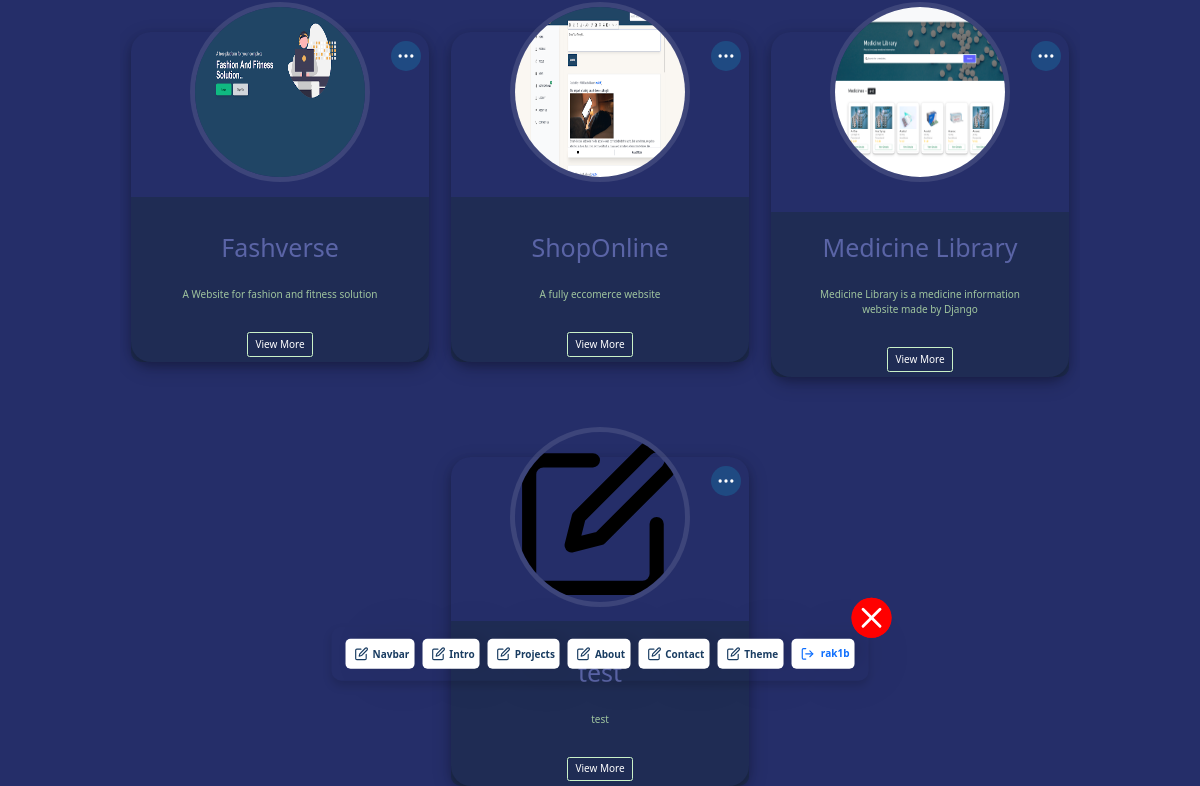
/edit/my/ (signed in, lower part), run on an earlier commit of the app's database.
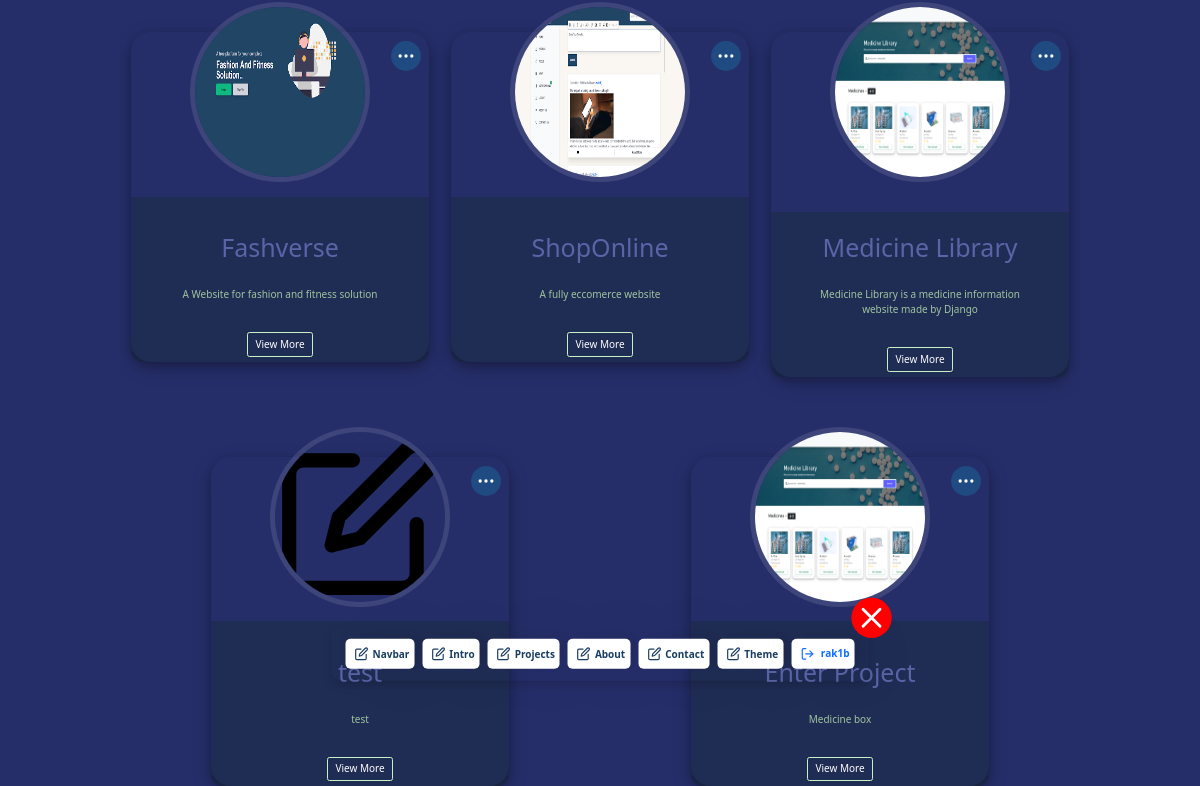
And on a later commit of the database.
### EditPortfolio/models.py (models this page shows)
class projectsModel(models.Model):
    user = models.ForeignKey(User,on_delete=models.CASCADE)
    title = models.CharField(max_length=250)
    short_description = models.CharField(max_length=250)
    full_description = FroalaField()
    image = models.ImageField(upload_to ='projects/')
    created = models.DateTimeField(auto_now_add=True)

### EditPortfolio/views.py (the view)
# urls.py: path("",editView,name="edit"),
def editView(request):
    hero_contents = heroModel.objects.filter(username=request.user).first()
    hero_contents_default = heroModel.objects.filter(
        username="default").first()
    theme = Theme.objects.filter(user=request.user.id).first()
    form = editorForm
    if request.user.is_authenticated:
        pmodel = projectsModel.objects.filter(user = request.user)
    else:
        pmodel = ''
    if hero_contents is not None:
        data = {
            "check": 1,
            'before_name': hero_contents.before_name,
            'name': hero_contents.fullname,
            'before_description': hero_contents.before_description,
            'description': hero_contents.description,
        }
    else:
        data = {
            "check": 0,
            'before_name': hero_contents_default.before_name,
            'name': hero_contents_default.fullname,
            'before_description': hero_contents_default.before_description,
            'description': hero_contents_default.description,
        }
    return render(request, "edit/editpage.html", context={
        'data': data,
        'form':form,
        'projects' : pmodel,
        'theme':theme
    })

### templates/edit/editpage.html (shortened to what this page needs)
{% extends "base.html" %}
 {% load static %}
 {% block css %}
<link rel="stylesheet" href="{% static 'css/navbar.css' %}" type="text/css" />
<link
  rel="stylesheet"
  href="{% static 'css/edit/edit.css' %}"
  type="text/css"
/>
{% endblock %}
  {% block content %}
  <div class="background_full">
  {% if user.is_authenticated %}
     {% include "edit/editBar.html" %}
     {% include "projects/projects_container.html" with form=form %}
  </div>
  {% else %}
  {% include "auth/signup.html" %}
  {% endif %}
{% endblock %}

### templates/projects/project.html (shortened to what this page needs)
{%load static%}
<div
  class="card__container position-relative project"
  id="project_{{project.id}}"
>
  <div id="more_{{project.id}}" onclick="openMore('{{project.id}}')" class="">
  </div>
  <div class="position-absolute its_back"></div>
  <div class="card__image">
    <img src="{{project.image.url}}" alt="Not Found" />
  </div>
  <div class="card__header">
    <h1>{{project.title}}</h1>
  </div>
  <div class="card__desc"><p>{{project.short_description }}</p></div>
  <div
    class="btn btn-outline-success view_more"
    onclick="showProject('{{project.id}}')"
  >
    View More
  </div>
</div>

What changed in the data, as far as the page shows it:
added projectsModel: image (picture), title "Enter Project", short_description "Medicine box"
